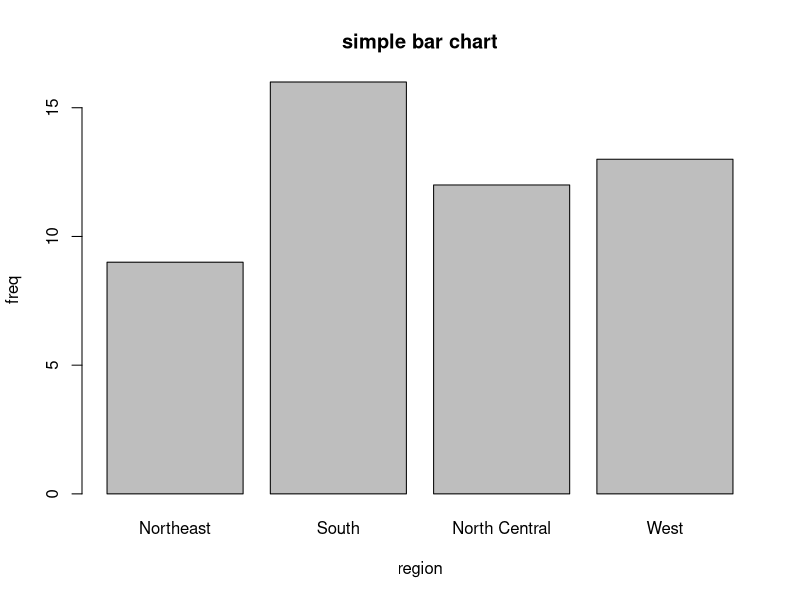
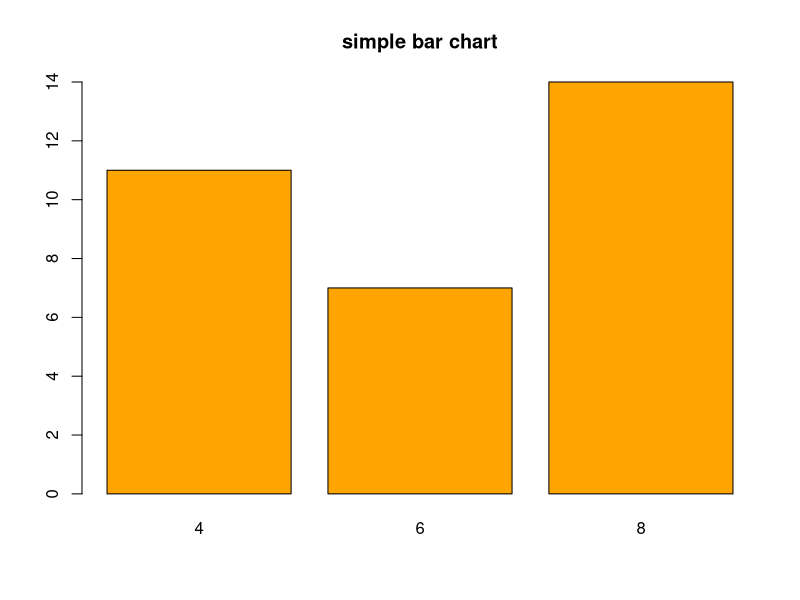
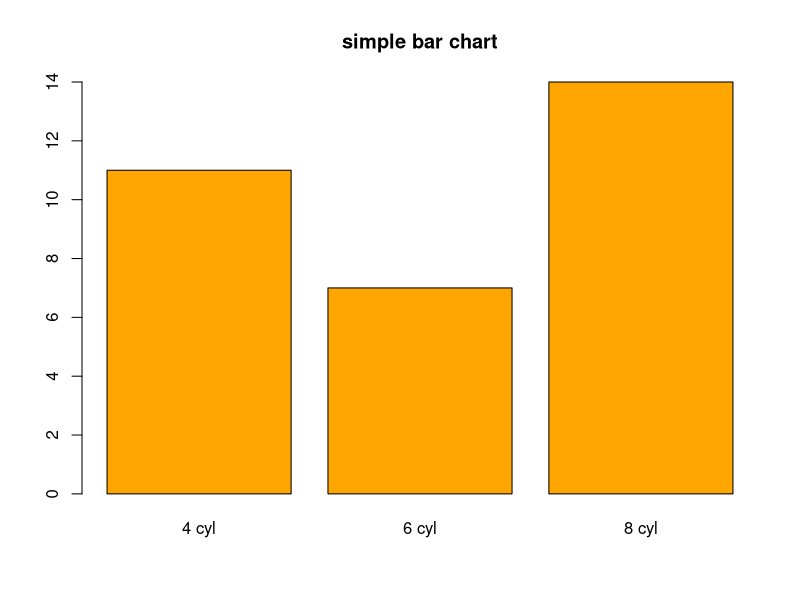
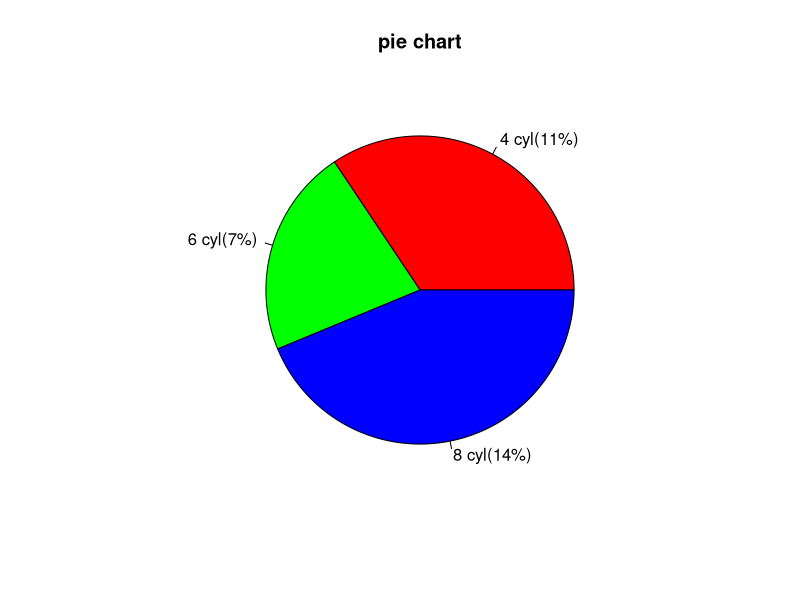
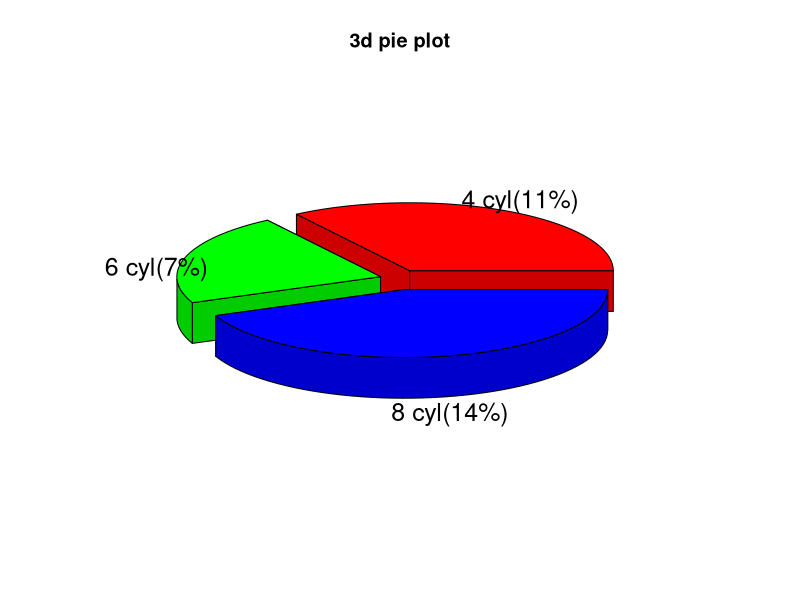
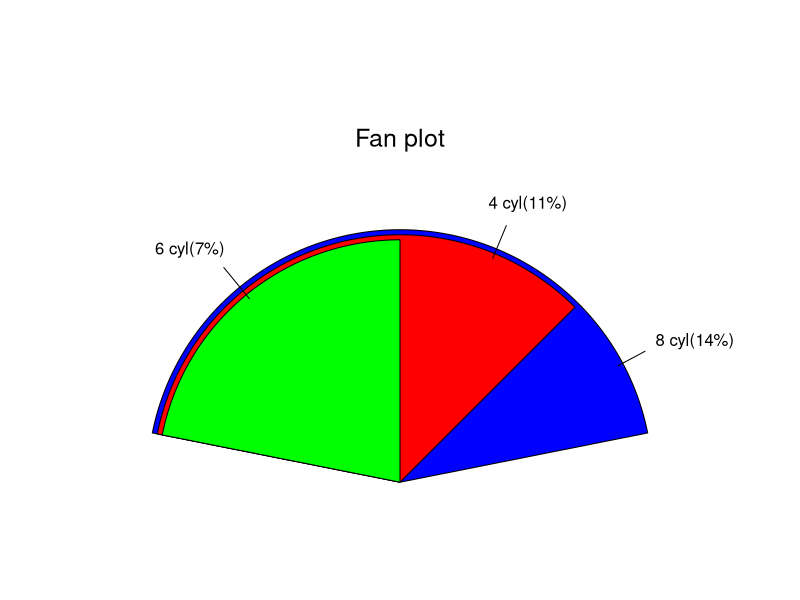
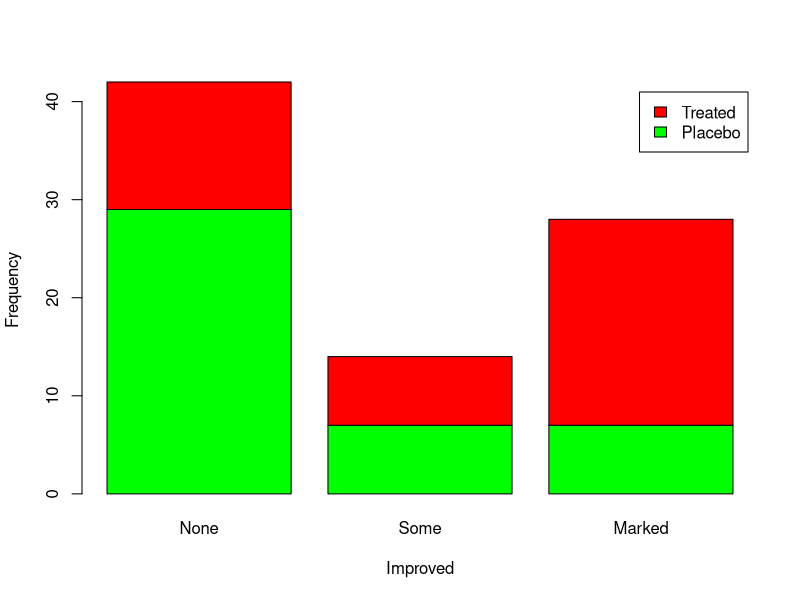
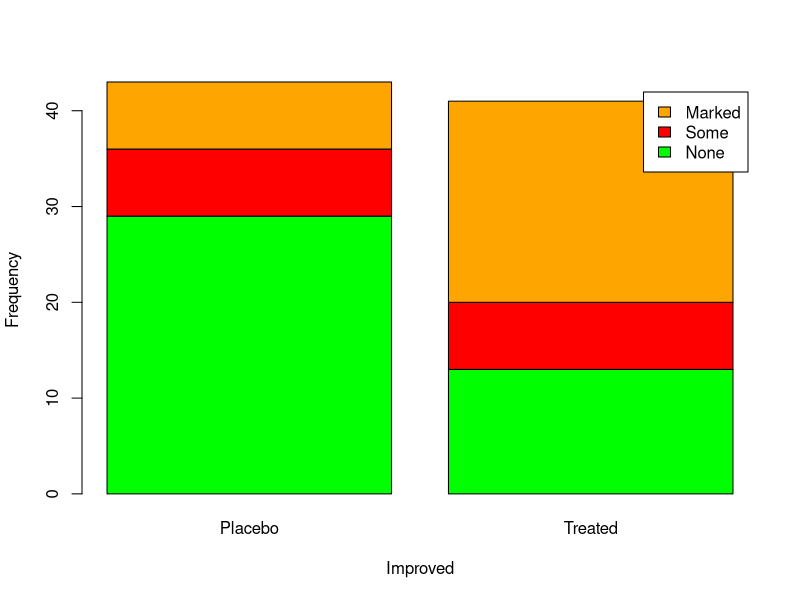

Write the R code that produced these figures, in order.
# R code 

## Rstat

if (!require(plotrix)) install.packages("plotrix")
if (!require(vioplot)) install.packages("vioplot")
if (!require(vcd)) install.packages("vcd")

counts = table(state.region)
counts
barplot(counts, main = "simple bar chart", 
        xlab = "region", ylab = "freq")

freq.cyl =table(mtcars$cyl)
barplot(freq.cyl, main = "simple bar chart", col ="orange")

cyl.name = c("4 cyl", "6 cyl", "8 cyl")
barplot(freq.cyl, main = "simple bar chart", col ="orange",
        names.arg = cyl.name)

cyl.name2 = paste0( cyl.name, "(", freq.cyl, "%)")
pie(freq.cyl, labels = cyl.name2, 
    col = rainbow(length(freq.cyl)), main = "pie chart")


library(plotrix)
pie3D(freq.cyl, labels = cyl.name2, explode = 0.1, main = "3d pie plot")

fan.plot(freq.cyl, labels = cyl.name2, main = "Fan plot")

## Frequency table
library(vcd)
head(Arthritis, n = 3)

## Frequency table
my.table <- xtabs( ~ Treatment + Improved, data = Arthritis)
my.table

## barplot
barplot( my.table,
         xlab = "Improved", ylab = "Frequency", legend.text = TRUE,
         col = c("green", "red"))

## barplot
barplot( t(my.table),
         xlab = "Improved", ylab = "Frequency", legend.text = TRUE,
         col = c("green", "red", "orange"))
t(my.table)

barplot( t(my.table),
         xlab = "Improved", ylab = "Frequency", legend.text = TRUE,
         col = c("green", "red", "orange"))

tmp = c("buckled", "unbuckled")
belt <- matrix( c(58, 2, 8, 16), ncol = 2, 
                dimnames = list(parent = tmp, child = tmp))
belt

library(vcd)
spine(belt, main="spine plot for child seat-belt usage",
      gp = gpar(fill = c("green", "red")))

x = rnorm(100)
boxplot(x, main = "boxplot", col ='lightblue')
## histogram
x = faithful$waiting
hist(faithful$waiting, nclass = 8)

x = faithful$waiting
hist(faithful$waiting, breaks = seq(min(x), max(x), length = 10),
     probability = T)

x = faithful$waiting
hist(faithful$waiting, nclass = 10, probability = T)
lines(density(x), col = "red", lwd = 2)

library(vioplot)
x = rpois(1000, lambda = 3)
vioplot(x, col = "lightblue")


## violin plot
library(vioplot)
x = rpois(1000, lambda = 3)
vioplot(x, col = "lightblue", names = 'variable')

# visualization for mutivariate variables

## multiple boxplot

attach(mtcars)
boxplot(mpg~cyl, data = mtcars, names = c('4 cyl','6 cyl', '8 cyl'),
        main = "MPG dist by cylinder")

## multiple histogram
hist(mpg[cyl==4], xlab="MPG", main = "MPG dist by cylinder",
     xlim = c(5, 40), ylim = c(0,10), col = 'lightblue',
     nclass = trunc(sqrt(length(mpg[cyl==4]))))
hist(mpg[cyl==6], xlab="MPG", main = "MPG dist by cylinder",
     xlim = c(5, 40), ylim = c(0,10), col = 'orange',
     nclass = trunc(sqrt(length(mpg[cyl==6]))), add= TRUE)
hist(mpg[cyl==8], xlab="MPG", main = "MPG dist by cylinder",
     xlim = c(5, 40), ylim = c(0,10), col = 'red',
     nclass = trunc(sqrt(length(mpg[cyl==8]))), add= TRUE)


## multiple histogram

par(mfrow = c(3,1))
hist(mpg[cyl==4], xlab="MPG", main = "MPG dist by cylinder",
     xlim = c(5, 40), ylim = c(0,10), col = 'lightblue',
     nclass = trunc(sqrt(length(mpg[cyl==4]))))
hist(mpg[cyl==6], xlab="MPG", main = "MPG dist by cylinder",
     xlim = c(5, 40), ylim = c(0,10), col = 'orange',
     nclass = trunc(sqrt(length(mpg[cyl==6]))))
hist(mpg[cyl==8], xlab="MPG", main = "MPG dist by cylinder",
     xlim = c(5, 40), ylim = c(0,10), col = 'red',
     nclass = trunc(sqrt(length(mpg[cyl==8]))))


plot(density(mpg[cyl==4]), xlab="MPG", main = "MPG dist by cylinder",
     xlim = c(5, 40), ylim = c(0.,0.26))
lines(density(mpg[cyl==6]), col = "red", lty = 2)
lines(density(mpg[cyl==8]), col = "blue", lty = 3) 
legend("topright", paste(c(4,6,8), "Cylinder"),
       col = c("black","red", "blue"),
       lty = c(1,2,3), lwd = 3, bty ="n")
